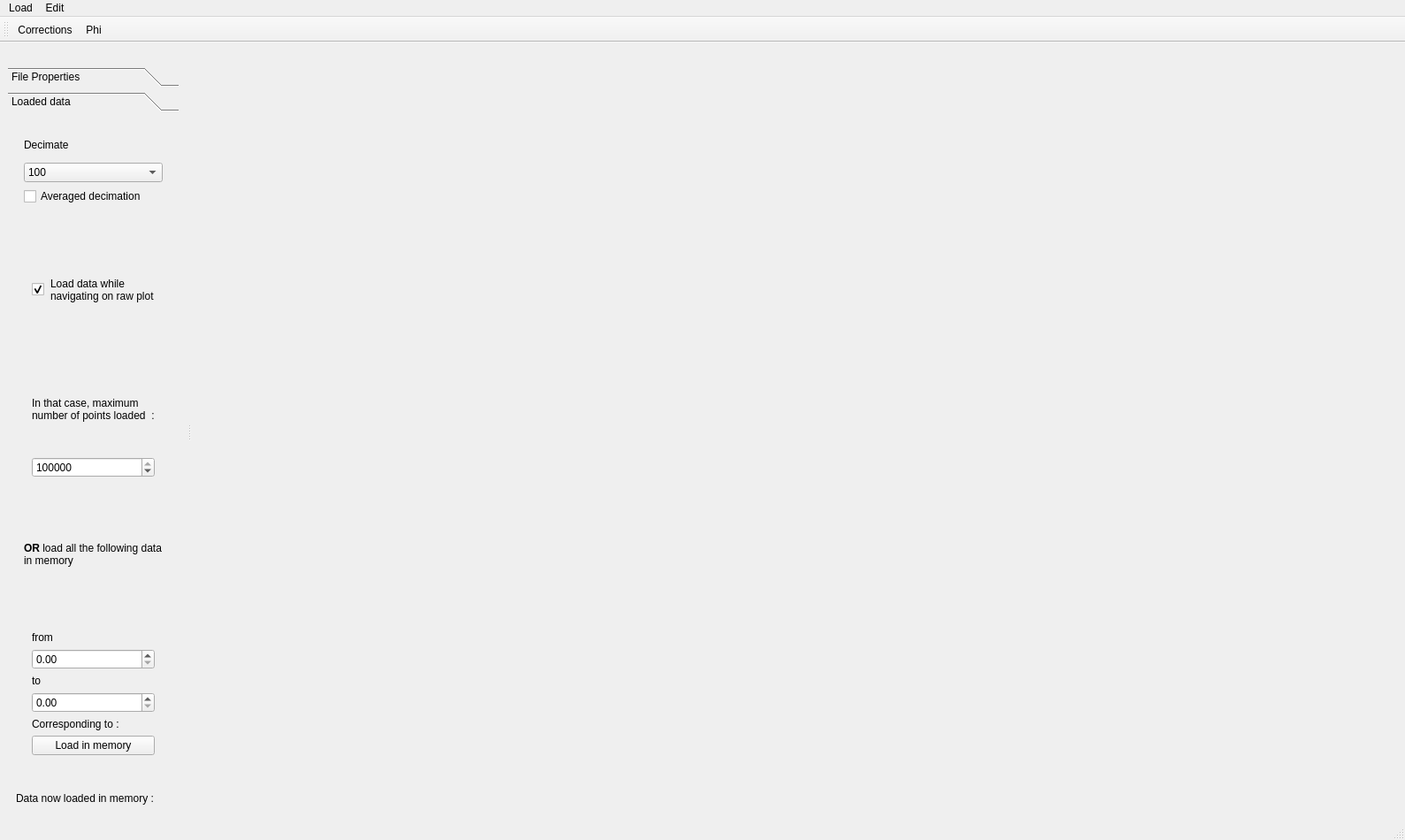
<?xml version="1.0" encoding="UTF-8"?>
<ui version="4.0">
 <class>MainWindow</class>
 <widget class="QMainWindow" name="MainWindow">
  <property name="geometry">
   <rect>
    <x>0</x>
    <y>0</y>
    <width>1589</width>
    <height>950</height>
   </rect>
  </property>
  <property name="windowTitle">
   <string>MainWindow</string>
  </property>
  <widget class="QWidget" name="centralwidget">
   <layout class="QVBoxLayout" name="verticalLayout_11">
    <item>
     <widget class="QWidget" name="main_widget" native="true"/>
    </item>
   </layout>
  </widget>
  <widget class="QStatusBar" name="statusbar">
   <property name="sizeGripEnabled">
    <bool>true</bool>
   </property>
  </widget>
  <widget class="QMenuBar" name="menuBar">
   <property name="geometry">
    <rect>
     <x>0</x>
     <y>0</y>
     <width>1589</width>
     <height>22</height>
    </rect>
   </property>
   <widget class="QMenu" name="menuLoad">
    <property name="title">
     <string>Load</string>
    </property>
    <addaction name="actionModule"/>
   </widget>
   <widget class="QMenu" name="menuEdit">
    <property name="title">
     <string>Edit</string>
    </property>
    <addaction name="actionEdit_Matrix"/>
    <addaction name="actionChoose_Matrix"/>
   </widget>
   <addaction name="menuLoad"/>
   <addaction name="menuEdit"/>
  </widget>
  <widget class="QToolBar" name="toolBar">
   <property name="windowTitle">
    <string>toolBar</string>
   </property>
   <attribute name="toolBarArea">
    <enum>TopToolBarArea</enum>
   </attribute>
   <attribute name="toolBarBreak">
    <bool>false</bool>
   </attribute>
   <addaction name="action_corrections"/>
   <addaction name="action_phi"/>
  </widget>
  <widget class="QDockWidget" name="dockWidget">
   <property name="minimumSize">
    <size>
     <width>145</width>
     <height>243</height>
    </size>
   </property>
   <property name="features">
    <set>QDockWidget::NoDockWidgetFeatures</set>
   </property>
   <attribute name="dockWidgetArea">
    <number>1</number>
   </attribute>
   <widget class="QWidget" name="dockWidgetContents">
    <layout class="QVBoxLayout" name="verticalLayout">
     <item>
      <widget class="QToolBox" name="toolBox_2">
       <property name="currentIndex">
        <number>1</number>
       </property>
       <widget class="QWidget" name="page_3">
        <property name="geometry">
         <rect>
          <x>0</x>
          <y>0</y>
          <width>229</width>
          <height>739</height>
         </rect>
        </property>
        <attribute name="label">
         <string>File Properties</string>
        </attribute>
        <layout class="QVBoxLayout" name="verticalLayout_2">
         <item>
          <widget class="QFrame" name="frame">
           <property name="maximumSize">
            <size>
             <width>16777215</width>
             <height>519</height>
            </size>
           </property>
           <property name="frameShape">
            <enum>QFrame::StyledPanel</enum>
           </property>
           <property name="frameShadow">
            <enum>QFrame::Raised</enum>
           </property>
           <layout class="QVBoxLayout" name="verticalLayout_3">
            <item>
             <widget class="QLabel" name="label">
              <property name="text">
               <string>**File Path**</string>
              </property>
              <property name="textFormat">
               <enum>Qt::MarkdownText</enum>
              </property>
             </widget>
            </item>
            <item>
             <widget class="QLineEdit" name="filepathdisplay">
              <property name="readOnly">
               <bool>true</bool>
              </property>
             </widget>
            </item>
            <item>
             <widget class="QLabel" name="label_2">
              <property name="text">
               <string>**Acquisition frequency**</string>
              </property>
              <property name="textFormat">
               <enum>Qt::MarkdownText</enum>
              </property>
              <property name="scaledContents">
               <bool>false</bool>
              </property>
              <property name="wordWrap">
               <bool>true</bool>
              </property>
             </widget>
            </item>
            <item>
             <widget class="QWidget" name="widget" native="true">
              <layout class="QHBoxLayout" name="horizontalLayout_3">
               <property name="leftMargin">
                <number>0</number>
               </property>
               <item>
                <widget class="QLineEdit" name="freqdisplay"/>
               </item>
               <item>
                <widget class="QLabel" name="label_4">
                 <property name="text">
                  <string>kHz</string>
                 </property>
                </widget>
               </item>
              </layout>
             </widget>
            </item>
            <item>
             <widget class="QLabel" name="label_5">
              <property name="text">
               <string>**Starting time**</string>
              </property>
              <property name="textFormat">
               <enum>Qt::MarkdownText</enum>
              </property>
              <property name="wordWrap">
               <bool>true</bool>
              </property>
             </widget>
            </item>
            <item>
             <widget class="QDateTimeEdit" name="startTimedisplay">
              <property name="readOnly">
               <bool>true</bool>
              </property>
             </widget>
            </item>
            <item>
             <widget class="QLabel" name="label_6">
              <property name="text">
               <string>**Length**</string>
              </property>
              <property name="textFormat">
               <enum>Qt::MarkdownText</enum>
              </property>
             </widget>
            </item>
            <item>
             <widget class="QWidget" name="widget_3" native="true">
              <layout class="QHBoxLayout" name="horizontalLayout_5">
               <property name="leftMargin">
                <number>0</number>
               </property>
               <item>
                <widget class="QLineEdit" name="lengthptsdisplay"/>
               </item>
               <item>
                <widget class="QLabel" name="label_7">
                 <property name="text">
                  <string>Pts</string>
                 </property>
                </widget>
               </item>
              </layout>
             </widget>
            </item>
            <item>
             <widget class="QWidget" name="widget_2" native="true">
              <layout class="QHBoxLayout" name="horizontalLayout_4">
               <property name="leftMargin">
                <number>0</number>
               </property>
               <item>
                <widget class="QLineEdit" name="lengthmindisplay"/>
               </item>
               <item>
                <widget class="QLabel" name="label_8">
                 <property name="text">
                  <string>minutes</string>
                 </property>
                </widget>
               </item>
              </layout>
             </widget>
            </item>
            <item>
             <widget class="QLabel" name="label_3">
              <property name="text">
               <string>**Number of TDMS groups in  file**</string>
              </property>
              <property name="textFormat">
               <enum>Qt::MarkdownText</enum>
              </property>
              <property name="wordWrap">
               <bool>true</bool>
              </property>
             </widget>
            </item>
            <item>
             <widget class="QLineEdit" name="groupnbdisplay"/>
            </item>
           </layout>
          </widget>
         </item>
        </layout>
       </widget>
       <widget class="QWidget" name="page_5">
        <property name="geometry">
         <rect>
          <x>0</x>
          <y>0</y>
          <width>270</width>
          <height>739</height>
         </rect>
        </property>
        <attribute name="label">
         <string>Loaded data</string>
        </attribute>
        <layout class="QGridLayout" name="gridLayout">
         <item row="1" column="0">
          <widget class="QWidget" name="widget_8" native="true">
           <property name="maximumSize">
            <size>
             <width>16777215</width>
             <height>100</height>
            </size>
           </property>
           <layout class="QVBoxLayout" name="verticalLayout_10">
            <item>
             <widget class="QLabel" name="label_9">
              <property name="maximumSize">
               <size>
                <width>16777215</width>
                <height>100</height>
               </size>
              </property>
              <property name="text">
               <string>Decimate</string>
              </property>
             </widget>
            </item>
            <item>
             <widget class="QComboBox" name="decimatebox">
              <property name="currentText">
               <string>100</string>
              </property>
              <item>
               <property name="text">
                <string>100</string>
               </property>
              </item>
              <item>
               <property name="text">
                <string>50</string>
               </property>
              </item>
              <item>
               <property name="text">
                <string>20</string>
               </property>
              </item>
              <item>
               <property name="text">
                <string>10</string>
               </property>
              </item>
              <item>
               <property name="text">
                <string>5</string>
               </property>
              </item>
              <item>
               <property name="text">
                <string>2</string>
               </property>
              </item>
              <item>
               <property name="text">
                <string>1</string>
               </property>
              </item>
              <item>
               <property name="text">
                <string/>
               </property>
              </item>
             </widget>
            </item>
            <item>
             <widget class="QCheckBox" name="decimation_averaged">
              <property name="text">
               <string>Averaged decimation</string>
              </property>
             </widget>
            </item>
           </layout>
          </widget>
         </item>
         <item row="2" column="0">
          <widget class="QWidget" name="widget_12" native="true">
           <layout class="QVBoxLayout" name="verticalLayout_14">
            <item>
             <widget class="QWidget" name="widget_14" native="true">
              <layout class="QHBoxLayout" name="horizontalLayout_2">
               <item>
                <widget class="QCheckBox" name="button_load_as_seen">
                 <property name="text">
                  <string/>
                 </property>
                 <property name="checked">
                  <bool>true</bool>
                 </property>
                </widget>
               </item>
               <item>
                <widget class="QLabel" name="label_15">
                 <property name="text">
                  <string>Load data while navigating on raw plot</string>
                 </property>
                 <property name="wordWrap">
                  <bool>true</bool>
                 </property>
                </widget>
               </item>
              </layout>
             </widget>
            </item>
            <item>
             <widget class="QWidget" name="widget_13" native="true">
              <layout class="QVBoxLayout" name="verticalLayout_15">
               <item>
                <widget class="QLabel" name="label_14">
                 <property name="text">
                  <string>In that case, maximum number of points loaded  :</string>
                 </property>
                 <property name="wordWrap">
                  <bool>true</bool>
                 </property>
                </widget>
               </item>
               <item>
                <widget class="QSpinBox" name="max_size">
                 <property name="maximum">
                  <number>10000000</number>
                 </property>
                 <property name="value">
                  <number>100000</number>
                 </property>
                </widget>
               </item>
              </layout>
             </widget>
            </item>
            <item>
             <widget class="QLabel" name="label_11">
              <property name="text">
               <string>&lt;b&gt;OR &lt;/b&gt; load all the following data in memory</string>
              </property>
              <property name="wordWrap">
               <bool>true</bool>
              </property>
             </widget>
            </item>
            <item>
             <widget class="QWidget" name="widget_11" native="true">
              <layout class="QVBoxLayout" name="verticalLayout_13">
               <item>
                <widget class="QLabel" name="label_12">
                 <property name="text">
                  <string>from</string>
                 </property>
                </widget>
               </item>
               <item>
                <widget class="QDoubleSpinBox" name="start_load_in_mem"/>
               </item>
               <item>
                <widget class="QLabel" name="label_13">
                 <property name="text">
                  <string>to</string>
                 </property>
                </widget>
               </item>
               <item>
                <widget class="QDoubleSpinBox" name="stop_load_in_mem"/>
               </item>
               <item>
                <widget class="QLabel" name="nb_points_to_load_in_mem">
                 <property name="text">
                  <string>Corresponding to :</string>
                 </property>
                </widget>
               </item>
               <item>
                <widget class="QPushButton" name="loadinmem">
                 <property name="text">
                  <string>Load in memory</string>
                 </property>
                </widget>
               </item>
              </layout>
             </widget>
            </item>
           </layout>
          </widget>
         </item>
        </layout>
       </widget>
      </widget>
     </item>
     <item>
      <widget class="QWidget" name="widget_15" native="true">
       <layout class="QVBoxLayout" name="verticalLayout_16">
        <item>
         <widget class="QLabel" name="info_data_loaded">
          <property name="text">
           <string>Data now loaded in memory :</string>
          </property>
          <property name="wordWrap">
           <bool>true</bool>
          </property>
         </widget>
        </item>
       </layout>
      </widget>
     </item>
    </layout>
   </widget>
  </widget>
  <action name="actionModule">
   <property name="text">
    <string>Module</string>
   </property>
  </action>
  <action name="actionEdit_Matrix">
   <property name="text">
    <string>Edit Matrix</string>
   </property>
  </action>
  <action name="actionChoose_Matrix">
   <property name="text">
    <string>Choose Matrix</string>
   </property>
  </action>
  <action name="action_corrections">
   <property name="checkable">
    <bool>true</bool>
   </property>
   <property name="text">
    <string>Corrections</string>
   </property>
   <property name="toolTip">
    <string>Corrections</string>
   </property>
  </action>
  <action name="action_phi">
   <property name="text">
    <string>Phi</string>
   </property>
  </action>
 </widget>
 <resources/>
 <connections>
  <connection>
   <sender>actionModule</sender>
   <signal>triggered()</signal>
   <receiver>MainWindow</receiver>
   <slot>load_module_menu()</slot>
   <hints>
    <hint type="sourcelabel">
     <x>-1</x>
     <y>-1</y>
    </hint>
    <hint type="destinationlabel">
     <x>664</x>
     <y>369</y>
    </hint>
   </hints>
  </connection>
  <connection>
   <sender>actionEdit_Matrix</sender>
   <signal>triggered()</signal>
   <receiver>MainWindow</receiver>
   <slot>edit_matrix_menu()</slot>
   <hints>
    <hint type="sourcelabel">
     <x>-1</x>
     <y>-1</y>
    </hint>
    <hint type="destinationlabel">
     <x>664</x>
     <y>369</y>
    </hint>
   </hints>
  </connection>
  <connection>
   <sender>actionChoose_Matrix</sender>
   <signal>triggered()</signal>
   <receiver>MainWindow</receiver>
   <slot>choose_matrix_menu()</slot>
   <hints>
    <hint type="sourcelabel">
     <x>-1</x>
     <y>-1</y>
    </hint>
    <hint type="destinationlabel">
     <x>664</x>
     <y>369</y>
    </hint>
   </hints>
  </connection>
  <connection>
   <sender>action_corrections</sender>
   <signal>triggered()</signal>
   <receiver>MainWindow</receiver>
   <slot>open_correction_dialog()</slot>
   <hints>
    <hint type="sourcelabel">
     <x>-1</x>
     <y>-1</y>
    </hint>
    <hint type="destinationlabel">
     <x>794</x>
     <y>474</y>
    </hint>
   </hints>
  </connection>
  <connection>
   <sender>action_phi</sender>
   <signal>triggered()</signal>
   <receiver>MainWindow</receiver>
   <slot>open_phi_dialog()</slot>
   <hints>
    <hint type="sourcelabel">
     <x>-1</x>
     <y>-1</y>
    </hint>
    <hint type="destinationlabel">
     <x>794</x>
     <y>474</y>
    </hint>
   </hints>
  </connection>
 </connections>
 <slots>
  <slot>load_module_menu()</slot>
  <slot>edit_matrix_menu()</slot>
  <slot>choose_matrix_menu()</slot>
  <slot>open_correction_dialog()</slot>
  <slot>open_phi_dialog()</slot>
 </slots>
</ui>
